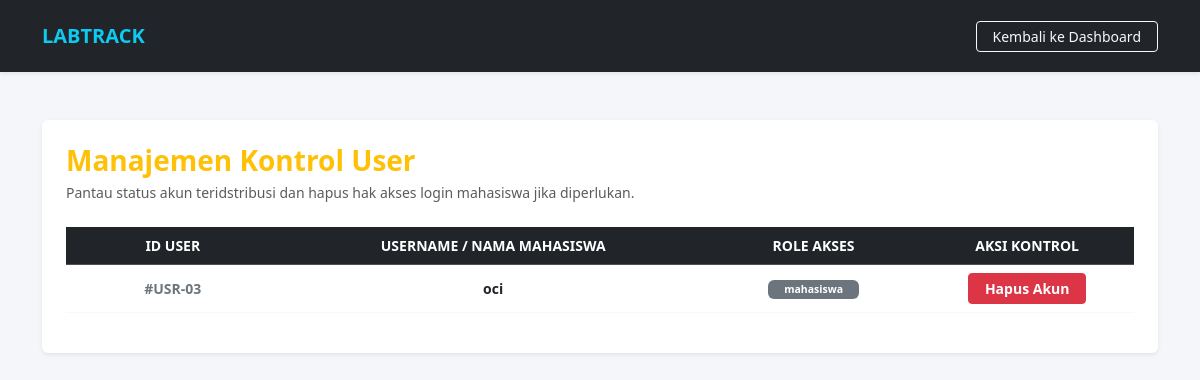
Page /kelola_user.php (signed in) on the earlier database version.
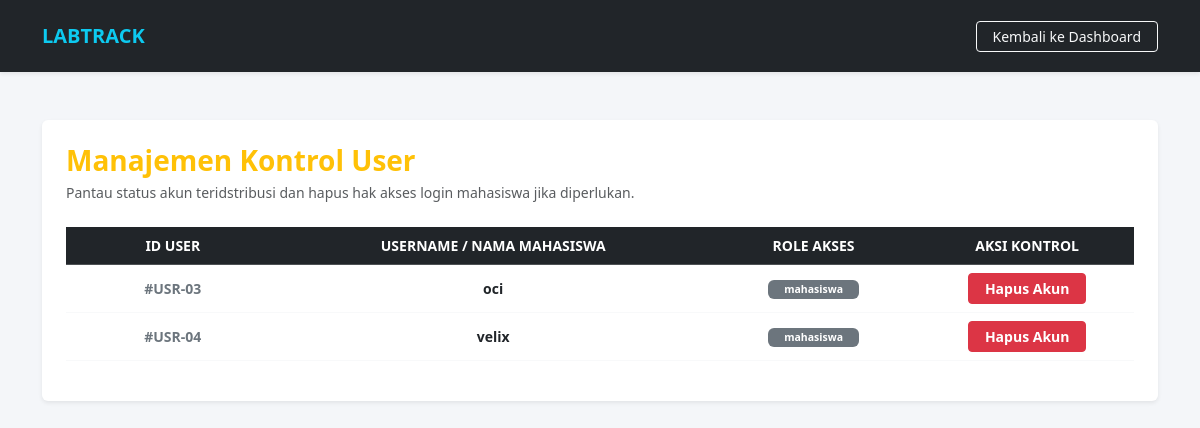
Same page on the later database version.
### tables this page shows
CREATE TABLE `users` (
  `id_user` int NOT NULL AUTO_INCREMENT,
  `username` varchar(50) NOT NULL,
  `password` varchar(255) NOT NULL,
  `role` enum('admin','mahasiswa') NOT NULL,
  PRIMARY KEY (`id_user`),
  UNIQUE KEY `username` (`username`)
);

### kelola_user.php (the view, shortened to what this page needs)
<?php
include 'config/db.php';
$users_query = mysqli_query($conn, "SELECT id_user, username, role FROM users WHERE role != 'admin'");
?>
<!DOCTYPE html>
<html lang="id">
<head>
    <link href="https://cdn.jsdelivr.net/npm/bootstrap@5.3.3/dist/css/bootstrap.min.css" rel="stylesheet">
    <link href="assets/css/style.css" rel="stylesheet">
</head>
<body>
<nav class="navbar navbar-expand-lg navbar-dark bg-dark shadow-sm py-3">
    <div class="container">
        <a class="navbar-brand fw-bold text-info" href="dashboard.php">LABTRACK</a>
        <div class="ms-auto">
            <a href="dashboard.php" class="btn btn-sm btn-outline-light px-3">Kembali ke Dashboard</a>
        </div>
    </div>
</nav>
<div class="container my-5">
    <div class="card p-4 shadow-sm border-0 bg-white">
        <h3 class="fw-bold text-warning m-0">Manajemen Kontrol User</h3>
        <p class="text-muted small mt-1 mb-4">Pantau status akun teridstribusi dan hapus hak akses login mahasiswa jika diperlukan.</p>
        <div class="table-responsive">
            <table class="table table-hover align-middle text-center border-light">
                <thead class="table-dark text-uppercase small">
                    <tr>
                        <th style="width: 20%;">ID User</th>
                        <th style="width: 40%;">Username / Nama Mahasiswa</th>
                        <th style="width: 20%;">Role Akses</th>
                        <th style="width: 20%;">Aksi Kontrol</th>
                    </tr>
                </thead>
                <tbody class="small">
                    <?php if(mysqli_num_rows($users_query) > 0): ?>
                        <?php while($row = mysqli_fetch_assoc($users_query)): ?>
                        <tr>
                            <td class="fw-bold text-secondary">#USR-0<?php echo $row['id_user']; ?></td>
                            <td class="fw-bold text-dark"><?php echo htmlspecialchars($row['username']); ?></td>
                            <td><span class="badge bg-secondary px-3 py-1"><?php echo $row['role']; ?></span></td>
                            <td>
                                <a href="kelola_user.php?hapus=<?php echo $row['id_user']; ?>"
                                   class="btn btn-sm btn-danger fw-bold py-1 px-3"
                                   onclick="return confirm('Apakah Anda yakin ingin menghapus akun mahasiswa bernama <?php echo $row['username']; ?>?')">
                                   Hapus Akun
                                </a>
                            </td>
                        </tr>
                        <?php endwhile; ?>
                    <?php else: ?>
                        <tr>
                            <td colspan="4" class="text-muted py-4">Belum ada data mahasiswa yang terdaftar di database.</td>
                        </tr>
                    <?php endif; ?>
                </tbody>
            </table>
        </div>
    </div>
</div>
</body>
</html>

Differences in the rows shown:
added users: id_user "4", username "velix", role "mahasiswa"
